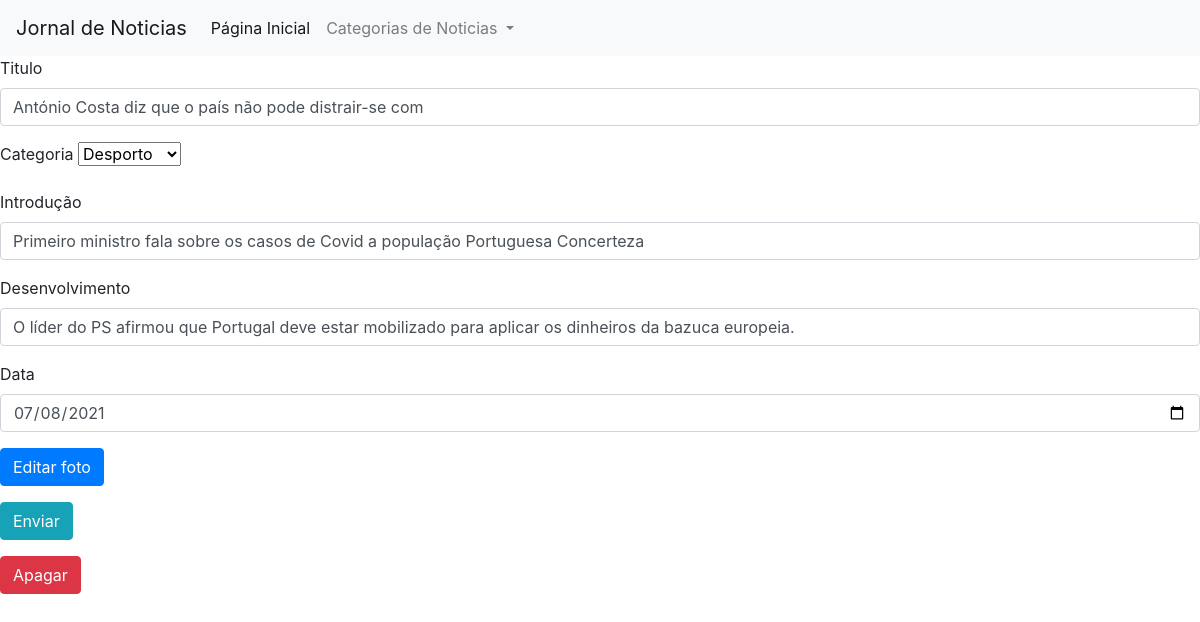
Page /editarnoticia.php?id=2 on the committed database.
### tables this page shows
CREATE TABLE `noticia` (
  `noticia_id` int(10) UNSIGNED NOT NULL,
  `noticia_titulo` varchar(255) NOT NULL,
  `noticia_intro` varchar(255) NOT NULL,
  `noticia_desenv` varchar(255) NOT NULL,
  `noticia_foto` varchar(255) NOT NULL,
  `noticia_data` date DEFAULT NULL,
  `noticia_autor` int(10) UNSIGNED DEFAULT NULL,
  `noticia_cat` int(10) UNSIGNED DEFAULT NULL
);

### editarnoticia.php (the view, shortened to what this page needs)
<link rel="stylesheet" href="https://stackpath.bootstrapcdn.com/bootstrap/4.1.3/css/bootstrap.min.css">
    <nav class="navbar navbar-expand-lg navbar-light bg-light">
  <a class="navbar-brand" href="#">Jornal de Noticias</a>
  <div class="collapse navbar-collapse" id="navbarNavDropdown">
    <ul class="navbar-nav">
      <li class="nav-item active">
        <a class="nav-link" href="index.php">Página Inicial <span class="sr-only">(Página atual)</span></a>
      </li>
      <li class="nav-item dropdown">
        <a class="nav-link dropdown-toggle" href="#" id="navbarDropdownMenuLink" role="button" data-toggle="dropdown" aria-haspopup="true" aria-expanded="false">
          Categorias de Noticias
        </a>
      </li>
    </ul>
    </div>
    </nav>
<?php
include "sql_connect.php";
$id = $_GET["id"];
$sql = "SELECT * FROM noticia WHERE noticia_id=$id";
$resultado = mysqli_query($ligacao, $sql);
if (mysqli_num_rows($resultado)>0){
    while ($row = mysqli_fetch_assoc($resultado)){
    $id = $row["noticia_id"];
    $titulo = $row["noticia_titulo"];
    $intro = $row["noticia_intro"];
    $desenv = $row["noticia_desenv"];
    $data = $row["noticia_data"];
}
}
else {
    echo "sem resultados";
}
?>
            <!DOCTYPE html>
            <html>
                <head>
            </head>
            <body>
                <form method="post" action="editarnoticia2.php?id=<?php echo $id;?>">
                    <div class="form-group">
                <p> <label> Titulo</label> <input class="form-control"  type ="text" name="titulo" value="<?php echo $titulo; ?>"> </p>
                <p> <label>Categoria </label>
                <select id="categoria" name="cat">
                <?php
                    include "sql_connect.php";
                    $sql= "SELECT * FROM categoria";
                    $resultado=$ligacao->query($sql);
                    if($resultado->num_rows > 0){
                        while($row = $resultado->fetch_assoc()){
                            echo "<option value=\"" . $row["categoria_id"] . "\">" . $row["categoria_nome"] . "</option>";
                        }
                        }
                   ?>
            </select></p>
                <p> <label> Introdução</label> <input class="form-control"  type ="text" name="intro" value="<?php echo $intro; ?>"> </p>
                <p> <label> Desenvolvimento</label> <input class="form-control"  type ="text" name="desenv" value="<?php echo $desenv; ?>"> </p>
                <p> <label> Data</label> <input class="form-control"  type ="date" name="data" value="<?php echo $data; ?>"> </p>
                        </div>
            <p> <a class="btn btn-primary"  href="fotos.php?id= <?php echo $id; ?>"> Editar foto </a></p>
        <p> <input class="btn btn-info" type="submit" value="Enviar"> </p>
        <p><a class="btn btn-danger" href="confirmanoticia.php?id=<?php echo $id; ?>"> Apagar </a></p>
                </form>
     </body>

### rows in the picture
noticia: titulo "António Costa diz que o país não pode distrair-se com", intro "Primeiro ministro fala sobre os casos de Covid a população Portuguesa Concerteza", desenv "O líder do PS afirmou que Portugal deve estar mobilizado para aplicar os dinheiros da bazuca europeia.", data "07/08/2021"

### other values in the picture
form field cat "Desporto"
